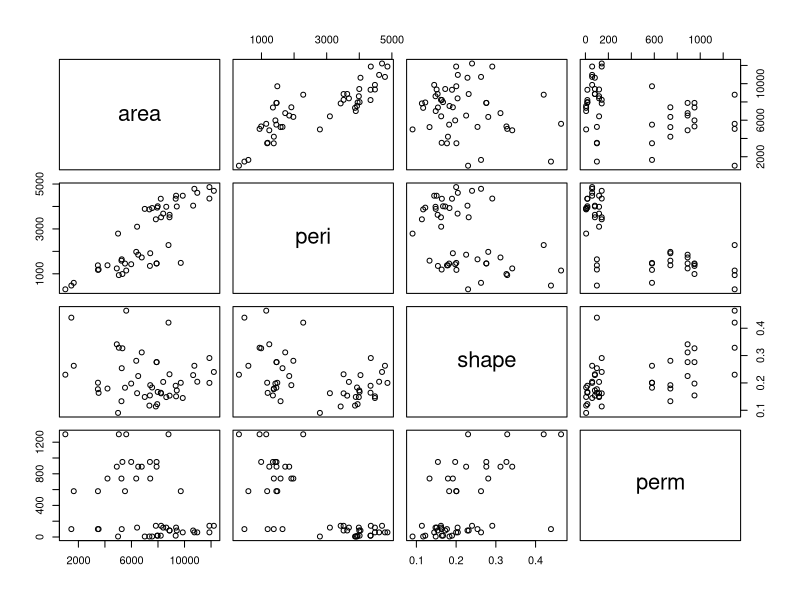
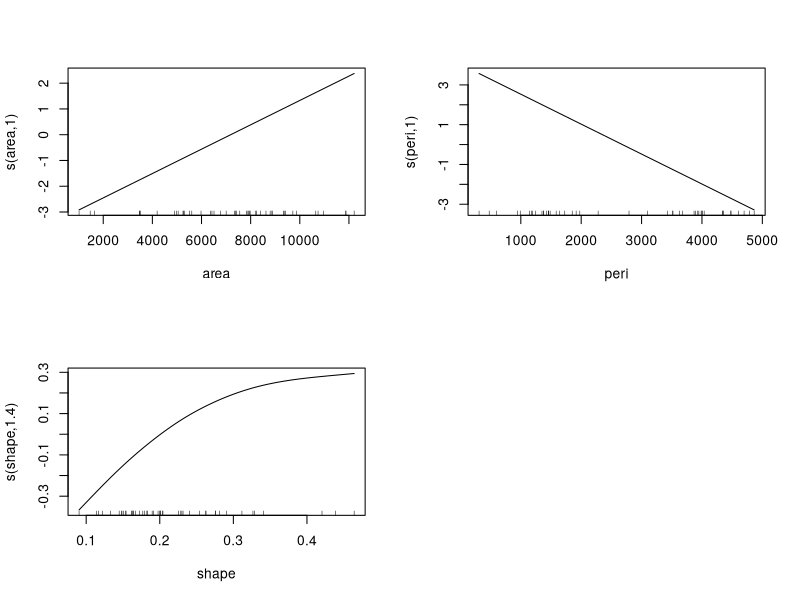
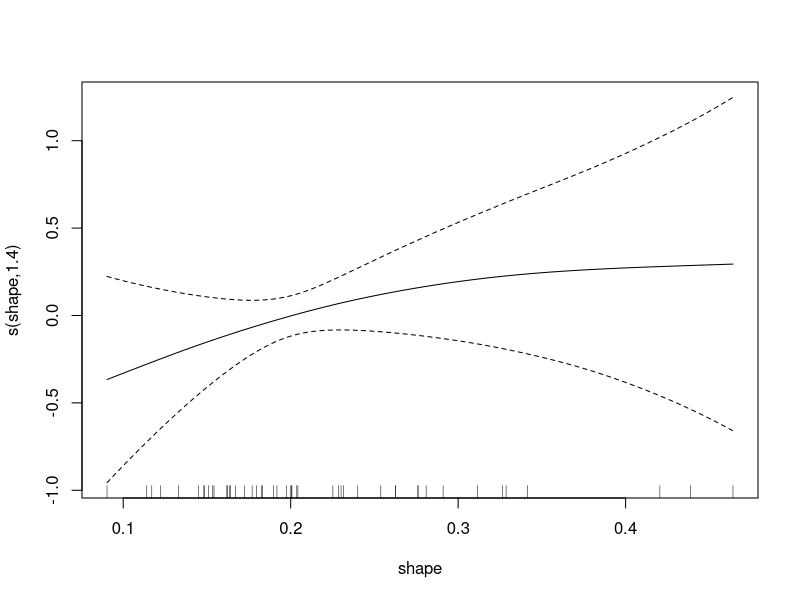

Write R code to recreate these figures, in order.
# Load the rock data
data(rock)

# Produce a pairs plot of the data
pairs(rock)

# Add a column with log(perm)
rock$lperm <- log(rock$perm)

# Fit a multiple linear regression model
fit0 <- lm(lperm~area+peri+shape,data=rock)

# Fit a generalized additive model
library(mgcv)
fit <- gam(lperm~s(area)+s(peri)+s(shape),data=rock)

par(mfrow=c(2,2))
plot.gam(fit,scale=0,se=FALSE)
par(mfrow=c(1,1))

# Re-fit the generalized additive model with
# area and peri being linear and only shape 
# being transformed
fit1 <- gam (lperm~area+peri+s(shape),data=rock)

plot.gam(fit1)
